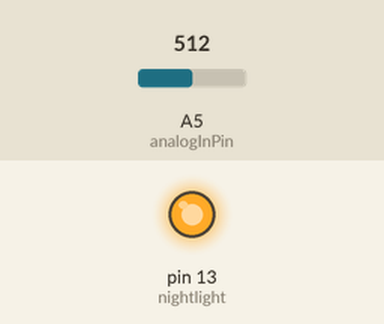
This sketch was run on a simulated Arduino Uno, built with avr-gcc and run on an emulated ATmega328P. Parts: output pins drawn as LEDs (lit = HIGH). The inputs (shaded band) are chosen by the test bench; at power-on: A5 (analogInPin) = 512. What the sketch prints to the serial monitor is not drawn.

Above: at 0.3 s.
Timing chart, 0 to 1.8 s (numbered marks = the images above):
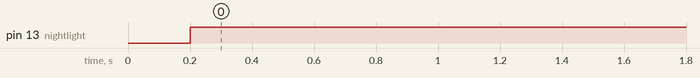

Measured:
- by itself, pin 13 (nightlight): LOW → HIGH at 0.20 s

The sketch:

Arduino_Controlled_Night_Light.ino
```cpp
int analogInPin = A5;  // Analog input pin that the potentiometer is attached to

int nightlight =13;
int sensorValue = 0;        // value read from the pot


void setup() {
  // initialize serial communications at 9600 bps:
  Serial.begin(9600);
  pinMode(nightlight, OUTPUT);
}

void loop() {
  // read the analog in value:
  sensorValue = analogRead(analogInPin);


  Serial.print("sensor = " );
  Serial.println(sensorValue);

  delay(200);

  if(sensorValue>500)
  {
    digitalWrite(nightlight,1);

  }
  else
  {
    digitalWrite(nightlight,0);
  }

}
```
